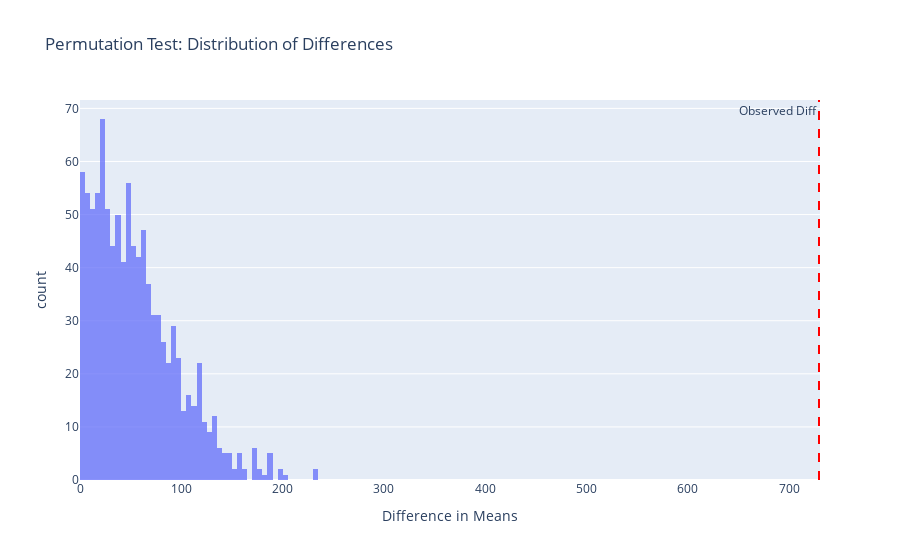

Notebook source saved alongside this figure:
### Code cell
fig = px.histogram(
    x=simulated_diffs,
    nbins=50,
    title='Permutation Test: Distribution of Differences',
    labels={'x': 'Difference in Means'},
    opacity=0.75
)

fig.add_vline(x=observed_diff, line_color='red', line_dash='dash', annotation_text='Observed Diff', annotation_position='top left')

fig.show()

### Figure 1 — Plotly figure (JSON) as saved in the notebook; plotly's stock layout.template omitted (floating-point values rounded to 4 significant figures; data arrays with more than 128 entries replaced by an {"elided": "..."} marker saying what was removed)
{"data": [{"alignmentgroup": "True", "bingroup": "x", "hovertemplate": "Difference in Means=%{x}<br>count=%{y}<extra></extra>", "legendgroup": "", "marker": {"color": "#636efa", "opacity": 0.75, "pattern": {"shape": ""}}, "name": "", "nbinsx": 50, "offsetgroup": "", "orientation": "v", "showlegend": false, "type": "histogram", "x": {"elided": "1000 float values"}, "xaxis": "x", "yaxis": "y"}], "layout": {"annotations": [{"showarrow": false, "text": "Observed Diff", "x": 729.4, "xanchor": "right", "xref": "x", "y": 1, "yanchor": "top", "yref": "y domain"}], "autosize": true, "barmode": "relative", "legend": {"tracegroupgap": 0}, "shapes": [{"line": {"color": "red", "dash": "dash"}, "type": "line", "x0": 729.4, "x1": 729.4, "xref": "x", "y0": 0, "y1": 1, "yref": "y domain"}], "title": {"text": "Permutation Test: Distribution of Differences"}, "xaxis": {"anchor": "y", "autorange": true, "domain": [0, 1], "range": [0, 730.3], "title": {"text": "Difference in Means"}, "type": "linear"}, "yaxis": {"anchor": "x", "autorange": true, "domain": [0, 1], "range": [0, 71.58], "title": {"text": "count"}}}}
